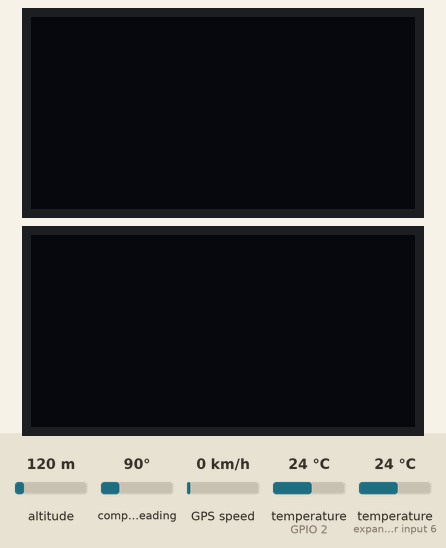
This program was run on a simulated ESP8266 (NodeMCU). Parts: 2 × 128×64 one-colour display. Inputs (shaded band) come from the test bench; at power-on: compass heading 90°, altitude 120 m, temperature (sensors on GPIO 2, expander input 6) 24 °C, GPS speed 0 km/h. The GPS gets a fix after 3 s at 37.7749, -122.4194 with 8 satellites; what the program prints to the serial monitor is not drawn.

Above: at 1.2 s.
1.3 s: compass heading set to 180°
At 5.3 s:
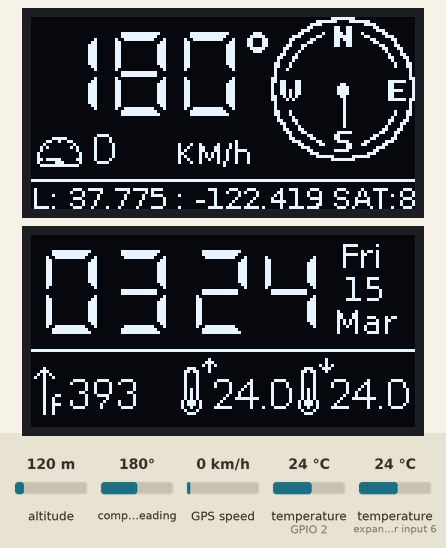
5.5 s: altitude set to 500 m
At 7.2 s:
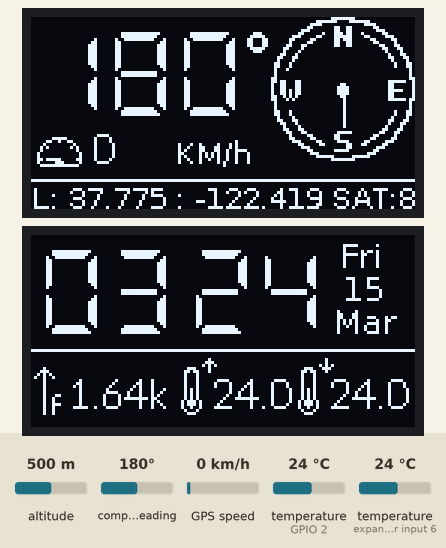
9.7 s: temperature (sensor on GPIO 2) set to 12 °C
At 10.6 s:
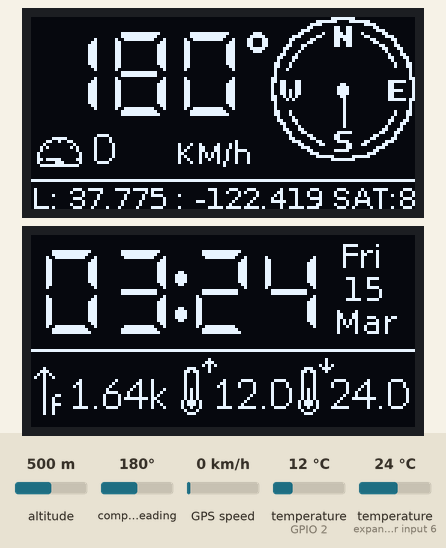
12.3 s: temperature (sensor on expander input 6) set to 12 °C
At 13.6 s:
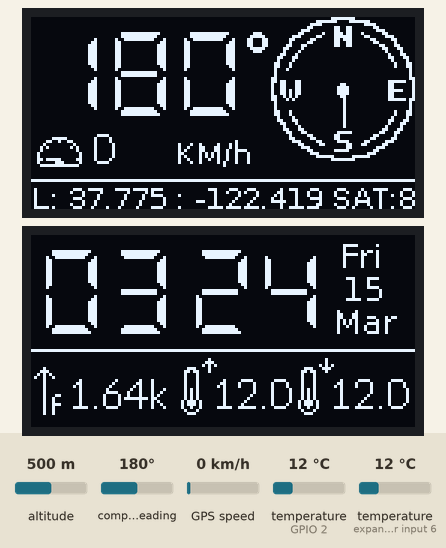
15.3 s: GPS speed set to 2 km/h
At 17.2 s:
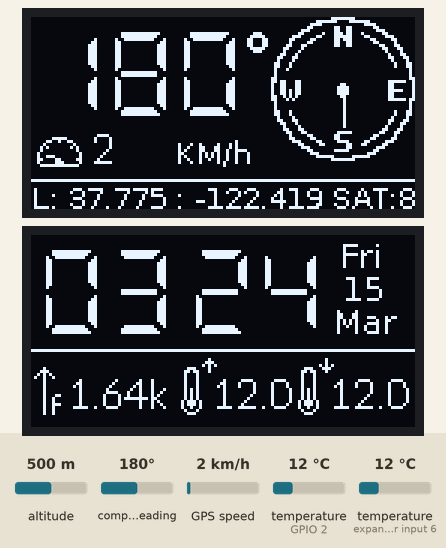
19.3 s: temperature (sensor on GPIO 2) set to 19 °C
At 20.6 s:
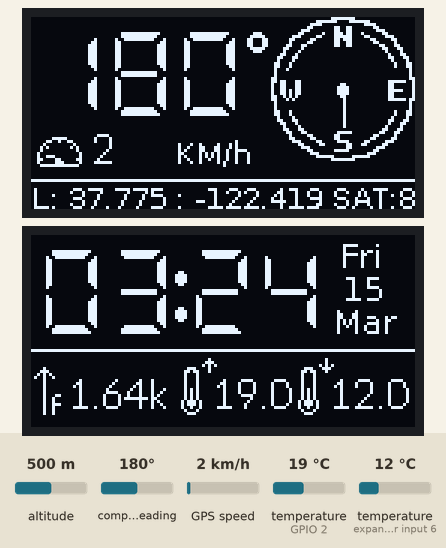
Timing chart, 0 to 22.3 s (numbered marks = the images above; inputs shaded):
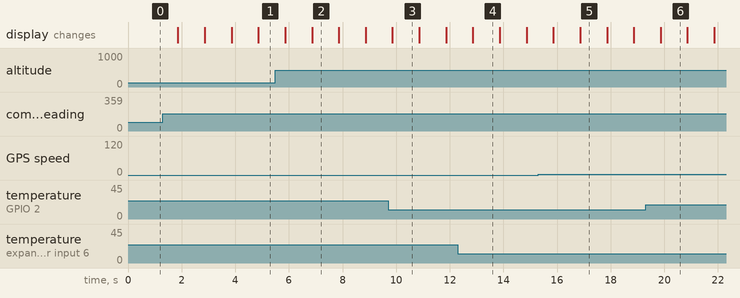

The program:

main.cpp
```cpp
#include <Arduino.h>
#include <SoftwareSerial.h>
#include <Wire.h>
#include <OneWire.h>
#include <TinyGPS++.h>
#include <TimeLib.h>
#include <AsyncDelay.h>
#include <DallasTemperature.h>
#include <user_interface.h>
#include "SSD1306Wire.h"
//
#include "font-roboto-10.h"
#include "font-dialog-11.h"
#include "font-lato-14.h"
#include "font-dseg7.h"
#include "images.h"

// defines
#define DEG2RAD 0.0174532925
#define TIME_OFFSET 5

// Init GPS
SoftwareSerial serialGPS(13, 15);
TinyGPSPlus gps;

// Init temperature sensors
OneWire oneWire(2);
DallasTemperature tempSensors(&oneWire);

// Initialize the OLED display using Wire library
SSD1306Wire display1(0x3c, 4, 5);
SSD1306Wire display2(0x3d, 4, 5);

// Init delay timers
AsyncDelay delayGPS;
AsyncDelay delayTime;

// internal vars
int gpsAltitude = 0;
double gpsCompass = 0;
double gpsSpeed = 0;
double gpsLat, gpsLong = 0;
double gpsSat = 0;
float tOutside = 0;
float tInside = 0;
//
bool showSeconds = true;

static void smartDelay(unsigned long ms)
{
  unsigned long start = millis();
  do
  {
    while (serialGPS.available())
      gps.encode(serialGPS.read());
  } while (millis() - start < ms);
}

void drawRotatedBitmap(SSD1306Wire *display, int16_t x, int16_t y, uint8_t w, uint8_t h, const uint8_t *bitmap, uint16_t angle)
{
  int16_t newx, newy;
  uint8_t data = 0;

  float cosa = cos(angle * DEG2RAD), sina = sin(angle * DEG2RAD);

  x = x - ((w * cosa / 2) - (h * sina / 2));
  y = y - ((h * cosa / 2) + (w * sina / 2));

  for (int16_t j = 0; j < h; j++)
  {
    for (int16_t i = 0; i < w; i++)
    {
      if ((j * w + i) & 7)
        data <<= 1;
      else
        data = pgm_read_byte(bitmap++);

      newx = 0.5 + x + ((i * cosa) - (j * sina));
      newy = 0.5 + y + ((j * cosa) + (i * sina));

      if (data & 0x80)
      {
        display->setPixel(newx, newy);
        //display.drawPixel(newx, newy, 1);
      }
      //else
      //  display.drawPixel(newx, newy, 0);
    }
  }
}

void drawAngularLine(int x, int y, int length, int rotation)
{
  float angleRadians = DEG2RAD * (rotation - 90);
  float x1 = x + cos(angleRadians) * length;
  float y1 = y + sin(angleRadians) * length;

  display1.drawLine(x, y, x1, y1);
}

void renderDisplay1()
{
  String strTemp = "";
  display1.clear();

  // draw compass info
  display1.drawXbm(80, 0, 48, 48, icon_nav_compass_48x);
  drawAngularLine(104, 24, 12, gpsCompass);
  display1.fillCircle(104, 24, 2);
  display1.setFont(DSEG7_Classic_Mini_Regular_28);
  display1.setTextAlignment(TEXT_ALIGN_LEFT);
  display1.drawString(2, 2, String(gpsCompass, 0));
  display1.drawCircle(display1.getStringWidth(String(gpsCompass, 0)) + 6, 8, 3);
  display1.drawCircle(display1.getStringWidth(String(gpsCompass, 0)) + 6, 8, 2);

  // speed
  display1.setFont(Lato_Thin_14);
  display1.setTextAlignment(TEXT_ALIGN_LEFT);
  display1.drawXbm(2, 38, 15, 14, icon_gauge_15x14);

  int speedNeedle = gpsSpeed <= 120 ? gpsSpeed : 120;
  speedNeedle = map(speedNeedle, 0, 120, -90, 90);
  drawAngularLine(9, 47, 4, speedNeedle);

  display1.drawString(20, 35, String(gpsSpeed, 0));
  display1.setFont(Dialog_plain_10);
  display1.drawString(48, 39, "KM/h");

  // bottom separator
  display1.drawLine(0, display1.height() - 10, display1.width(), display1.height() - 10);

  // location pin
  // display1.drawXbm(0, display1.height() - 8, 8, 8, icon_pin_8x);
  display1.setFont(Dialog_plain_10);
  display1.drawString(0, display1.height() - 10, "L: ");

  // location cordinates
  if (gps.location.isValid())
    strTemp = String(gpsLat, 3) + " : " + String(gpsLong, 3);
  else
    strTemp = "--.--- : --.---";

  display1.drawString(display1.getStringWidth("L: "), display1.height() - 10, strTemp);

  // sats
  if (gps.satellites.isValid())
    strTemp = "SAT:" + String(gpsSat, 0);
  else
    strTemp = "SAT: --";

  display1.drawString(display1.width() - display1.getStringWidth(strTemp), display1.height() - 10, strTemp);

  // show output
  display1.display();
}

void renderDisplay2()
{
  String strTemp = "";
  display2.clear();

  // time hour & minutes
  display2.setFont(DSEG7_Classic_Mini_Regular_28);
  display2.setTextAlignment(TEXT_ALIGN_LEFT);
  // offset and 12h format
  byte h = hourFormat12();
  strTemp = h < 10 ? "0" + String(h) : String(h);
  display2.drawString(2, 2, strTemp);
  strTemp = minute() < 10 ? "0" + String(minute()) : String(minute());
  display2.drawString(6 + display2.getStringWidth("00"), 2, strTemp);

  // seconds
  if (showSeconds)
  {
    display2.fillCircle(50, 14, 2);
    display2.fillCircle(50, 26, 2);
  }
  showSeconds = !showSeconds;

  // day and month
  display2.setFont(Dialog_plain_11);
  display2.setTextAlignment(TEXT_ALIGN_CENTER);
  display2.drawString(110, 0, dayShortStr(weekday()));
  display2.drawString(111, 11, String(day()));
  display2.drawString(111, 22, monthShortStr(month()));

  // display template
  display2.drawXbm(0, 38, 128, 26, template_screen2_128x26);

  display2.setFont(Lato_Thin_14);
  display2.setTextAlignment(TEXT_ALIGN_LEFT);

  // altitude
  if (gpsAltitude >= 1000)
    strTemp = String(int(floor(gpsAltitude / 1000))) + "." + String(int(floor(gpsAltitude % 1000))).substring(0, 2) + "k";
  else
    strTemp = String(gpsAltitude);

  display2.drawString(12, display2.getHeight() - 20, strTemp);

  // temperature outside
  strTemp = (tOutside != -127) ? String(tOutside, 1) : "--";
  display2.drawString(60, display2.getHeight() - 20, strTemp);

  // temperature cabin
  strTemp = (tInside != -127) ? String(tInside, 1) : "--";
  display2.drawString(99, display2.getHeight() - 20, strTemp);

  display2.display();
}

void updateGpsData()
{
  gpsSpeed = gps.speed.isValid() ? gps.speed.kmph() : gpsSpeed;
  gpsLat = gps.location.isValid() ? gps.location.lat() : gpsLat;
  gpsLong = gps.location.isValid() ? gps.location.lng() : gpsLong;
  gpsCompass = gps.course.isValid() ? gps.course.deg() : gpsCompass;
  gpsSat = gps.satellites.isValid() ? gps.satellites.value() : gpsSat;
  gpsAltitude = gps.altitude.isValid() ? gps.altitude.feet() : gpsAltitude;
}

void updateTemperature()
{
  tempSensors.requestTemperatures();
  tOutside = tempSensors.getTempCByIndex(0);
  tInside = tempSensors.getTempCByIndex(1);
}

void updateTime()
{
  if (gps.time.isValid() && gps.time.age() < 500)
  {
    setTime(gps.time.hour(), gps.time.minute(), gps.time.second(), gps.date.day(), gps.date.month(), gps.date.year());
    adjustTime(TIME_OFFSET * SECS_PER_HOUR);
  }
}

// arduino fx
void setup()
{
  // inits
  Serial.begin(115200);
  serialGPS.begin(9600);
  tempSensors.begin();
  display1.init();
  display2.init();

  Serial.println();
  Serial.println(">> Starting...");

  display1.flipScreenVertically();
  display2.flipScreenVertically();

  // start timers
  delayGPS.start(1000, AsyncDelay::MILLIS);
  delayTime.start(500, AsyncDelay::MILLIS);
}

unsigned long lastDataUpdate = 0;
void loop()
{
  if (delayGPS.isExpired())
  {
    Serial.print("delayGPS.isExpired(): ");
    Serial.println(millis() - lastDataUpdate);

    // read GPS data
    updateGpsData();

    // update temperature data
    updateTemperature();

    // update dsiplays
    renderDisplay1();
    renderDisplay2();

    lastDataUpdate = millis();
    delayGPS.repeat();
  }

  if (delayTime.isExpired())
  {
    updateTime();
    // sync time with GPS every minute
    delayTime.start(SECS_PER_MIN, AsyncDelay::MILLIS);
  }

  // GPS data process
  smartDelay(2);

  // if (millis() > 5000 && gps.charsProcessed() < 10)
  //   Serial.println(F("No GPS data received: check wiring"));
}
```

Source omitted: nt-dialog-11.h (data table, 23901 bytes), font-dseg7.h (data table, 63604 bytes), font-lato-14.h (data table, 31253 bytes), nt-roboto-10.h (data table, 22879 bytes), images.h (data table, 17561 bytes)

Measured:
- after the input at 5.5 s, the display: first differs from a run without the input after 1.4 s (image 2)
- after the input at 9.7 s, the display: changes after 0.16 s (image 3)
- after the input at 12.3 s, the display: changes after 0.56 s (image 4)
- after the input at 15.3 s, the display: first differs from a run without the input after 1.6 s (image 5)
- after the input at 19.3 s, the display: changes after 0.56 s (image 6)
- what the display in image 2 shows lasts 1.0 s, from 6.9 s to 7.9 s
